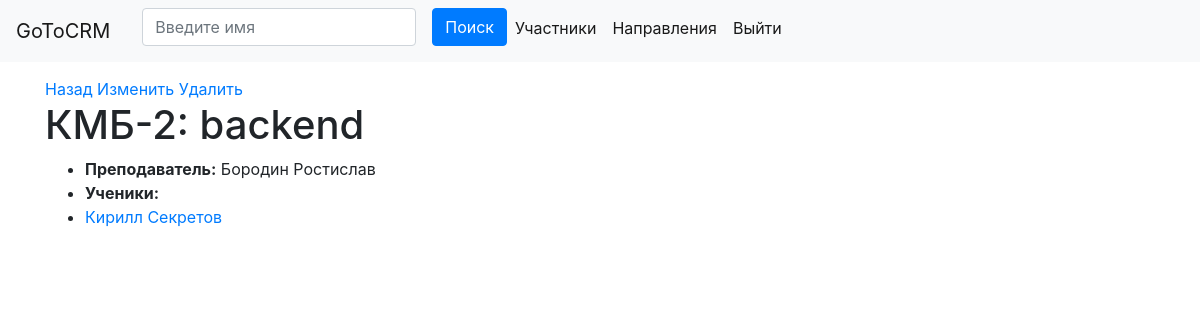
The app's page /course?id=1 (signed in), older data.
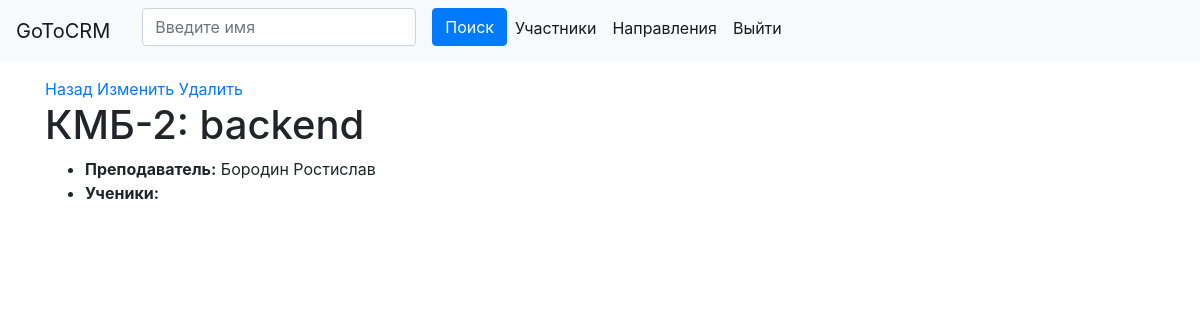
The same page, newer data.
### crm/models.py (models this page shows, shortened)
class Student(models.Model):
    name = models.CharField(max_length=30, null=True)
    surname = models.CharField(max_length=30, null=True)
    room = models.IntegerField(null=True)
    email = models.EmailField(null=True)
    description = models.TextField(default="")
    photo = models.FileField(upload_to=get_file_path, null=True)
    course = models.ForeignKey(Course, on_delete=models.SET_NULL, null=True)

### crm/views.py (the view)
# urls.py: path('course', coursedet),
def coursedet(request):
    if not request.user.is_authenticated:
        return redirect('/login')
    id = request.GET.get('id')
    course = Course.objects.get(pk=id)
    students = Student.objects.filter(course=course).all()
    return render(request, 'coursedet.html', {'course': course, 'students' : students})

### crm/templates/coursedet.html (shortened to what this page needs)
{% extends 'base.html' %}
{% block content %}
<a href="/courslist">Назад</a>
<a href="/editcourse?id={{ course.id }}">Изменить</a>
<a href="/delcourse?id={{ course.id }}" onclick="return confirm('Точно удалить?')">Удалить</a>
<h1>{{ course.name }}</h1>
<ul>
    <li><strong>Преподаватель:</strong> {{ course.teacher }}</li>
    <li><strong>Ученики:</strong></li>
    {% for student in students %}
        <li><a href="/student?id={{ student.id }}">
            {{ student.name }} {{ student.surname }}</a>
        </li>
    {% endfor %}
</ul>
{% endblock %}

Row changes from the older to the newer data that the page shows:
no longer on this page (row edited): Student: name "Кирилл", surname "Секретов"
